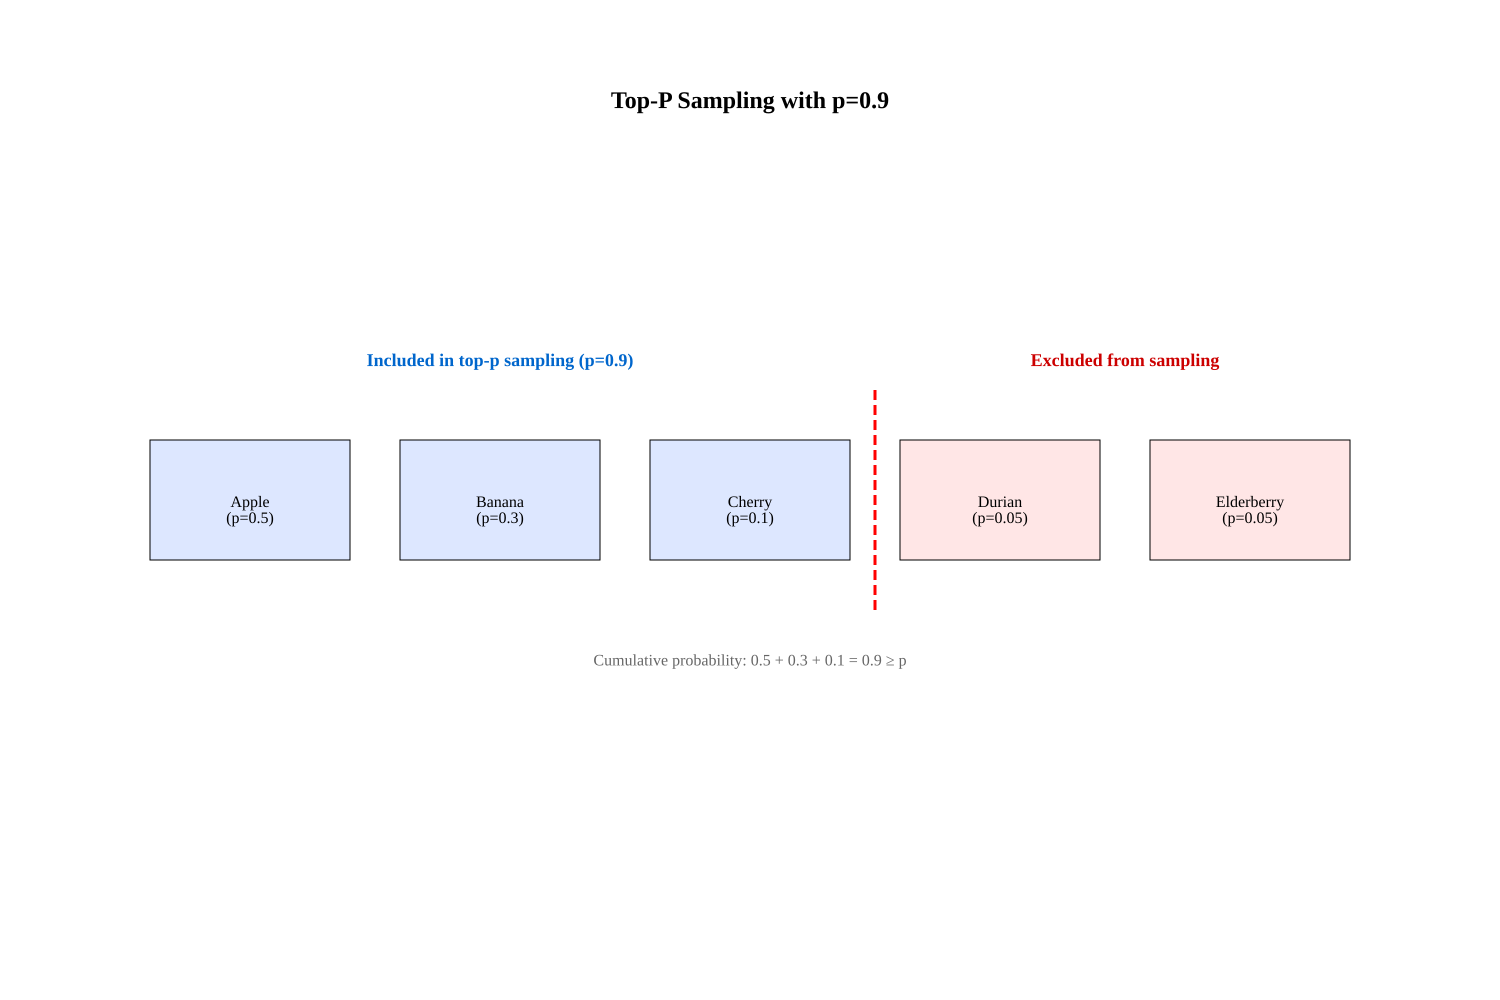

This figure's Python source:
import drawsvg as draw

# Create the canvas
canvas_width = 1500
canvas_height = 1000
d = draw.Drawing(canvas_width, canvas_height, origin=(0, 0))

# Add white background
d.append(draw.Rectangle(0, 0, canvas_width, canvas_height, fill="#FFFFFF"))

# Create arrow marker
marker = draw.Marker(-0.1, -0.5, 0.9, 0.5, scale=4, orient="auto")
marker.append(draw.Lines(-0.1, -0.5, -0.1, 0.5, 0.9, 0, fill="black", close=True))
d.append(marker)


# Helper to draw centered text in a box
def draw_box(
    x,
    y,
    width,
    height,
    text,
    box_fill="#ffffff",
    box_stroke="#000000",
    text_size=20,
    text_weight="normal",
):
    d.append(draw.Rectangle(x, y, width, height, fill=box_fill, stroke=box_stroke))
    d.append(
        draw.Text(
            text,
            text_size,
            x + width / 2,
            y + height / 2 + 7,
            center=True,
            valign="middle",
            font_weight=text_weight,
        )
    )


# Token data with probabilities
tokens = [
    {"token": "Apple", "prob": 0.5},
    {"token": "Banana", "prob": 0.3},
    {"token": "Cherry", "prob": 0.1},
    {"token": "Durian", "prob": 0.05},
    {"token": "Elderberry", "prob": 0.05},
]

# Calculate box dimensions and positions
# Canvas: 1500x1000
# 5 boxes in a row, centered vertically and horizontally
box_width = 200
box_height = 120
spacing = 50
total_width = 5 * box_width + 4 * spacing  # 1200 total width
start_x = (canvas_width - total_width) / 2  # 150
center_y = canvas_height / 2  # 500
box_y = center_y - box_height / 2  # 440

# Colors for included (top-p <= 0.9) and excluded tokens
included_color = "#DDE7FF"  # Light blue for included tokens
excluded_color = "#FFE6E6"  # Light red for excluded tokens

# Draw token boxes
cumulative_prob = 0
for i, token_data in enumerate(tokens):
    x = start_x + i * (box_width + spacing)
    cumulative_prob += token_data["prob"]

    # Determine if this token is included in top-p sampling (p=0.9)
    if cumulative_prob <= 0.9 or i <= 2:  # First 3 tokens are included
        box_color = included_color
    else:
        box_color = excluded_color

    # Create box text with token and probability
    box_text = f"{token_data['token']}\n(p={token_data['prob']})"

    draw_box(
        x, box_y, box_width, box_height, box_text, box_fill=box_color, text_size=16
    )

# Draw cutoff line between 3rd and 4th boxes
cutoff_x = start_x + 3 * (box_width + spacing) - spacing / 2
cutoff_top = box_y - 50
cutoff_bottom = box_y + box_height + 50

# Draw vertical dashed line
d.append(
    draw.Line(
        cutoff_x,
        cutoff_top,
        cutoff_x,
        cutoff_bottom,
        stroke="red",
        stroke_width=3,
        stroke_dasharray="10,5",
    )
)

# Add labels
d.append(
    draw.Text(
        "Included in top-p sampling (p=0.9)",
        18,
        start_x + (3 * box_width + 2 * spacing) / 2,
        box_y - 80,
        center=True,
        fill="#0066CC",
        font_weight="bold",
    )
)

d.append(
    draw.Text(
        "Excluded from sampling",
        18,
        start_x + 3 * (box_width + spacing) + (2 * box_width + spacing) / 2,
        box_y - 80,
        center=True,
        fill="#CC0000",
        font_weight="bold",
    )
)

# Add title
d.append(
    draw.Text(
        "Top-P Sampling with p=0.9",
        24,
        canvas_width / 2,
        100,
        center=True,
        font_weight="bold",
    )
)

# Add cumulative probability explanation
d.append(
    draw.Text(
        "Cumulative probability: 0.5 + 0.3 + 0.1 = 0.9 ≥ p",
        16,
        canvas_width / 2,
        box_y + box_height + 100,
        center=True,
        fill="#666666",
    )
)

# Save the drawing
d.save_svg("src/images/top_p.svg")
